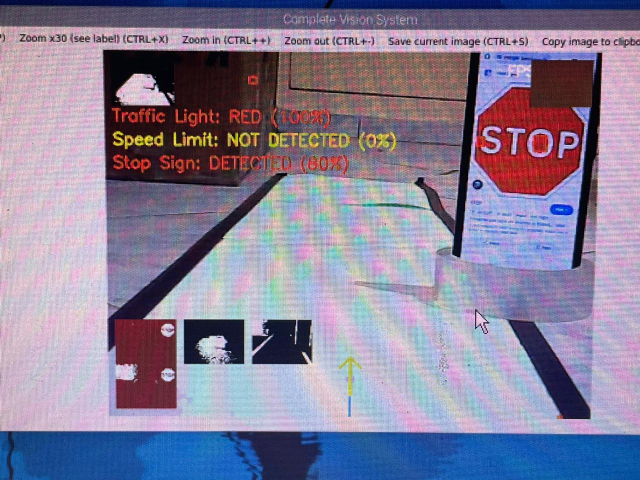
#> input picture OpenCV_detection.jpeg, 1280 x 960 px, given in place of the camera (shown at 1/2 size)
$ python complete_advanced_vision_system.py
#> lines starting #> are read from the running program, lines starting #| are printed output that depends on the picture; after the words box and inside, x2 and y2 are one past the last pixel; in counts of white or black regions, pixels touching at a corner belong together
#!/usr/bin/env python3
"""
Complete Advanced Vision System
Integrates lane detection, advanced traffic light detection, speed limit sign detection,
and partial stop sign detection with improved tracking and detection algorithms.
"""

import cv2
import numpy as np
import time
import os
from collections import deque

class CompleteVisionSystem:
    def __init__(self, camera_id=0, resolution=(640, 480)):
        """Initialize the complete vision system"""
#> in run, frame is the input picture: shape (960, 1280, 3); mean B, G, R 153.8, 128.6, 136.1
        self.camera = cv2.VideoCapture(camera_id)
        self.camera.set(cv2.CAP_PROP_FRAME_WIDTH, resolution[0])
        self.camera.set(cv2.CAP_PROP_FRAME_HEIGHT, resolution[1])

        # Performance tracking
        self.fps = 0
        self.frame_count = 0
        self.start_time = time.time()

        # Lane detection parameters
        self.lane_lower_white = np.array([0, 0, 180])
        self.lane_upper_white = np.array([180, 40, 255])

        # Traffic light detection parameters
        self.red_hue_ranges = [(0, 10, 'red'), (170, 180, 'red')]  # Red split due to hue wrap-around
        self.green_hue_range = [(35, 85, 'green')]  # Green
        self.all_hue_ranges = self.red_hue_ranges + self.green_hue_range
        self.prev_lights = []
        self.skip_frames = 2  # Process every 2nd frame for performance

        # Speed limit sign detection parameters
        self.speed_red_lower = np.array([0, 100, 100])
        self.speed_red_upper = np.array([10, 255, 255])
        self.speed_red_lower2 = np.array([170, 100, 100])
        self.speed_red_upper2 = np.array([180, 255, 255])
        self.speed_white_lower = np.array([0, 0, 200])
        self.speed_white_upper = np.array([180, 30, 255])
        self.speed_black_lower = np.array([0, 0, 0])
        self.speed_black_upper = np.array([180, 255, 70])

        # Stop sign detection parameters
        self.stop_red_lower1 = np.array([0, 70, 50])
        self.stop_red_upper1 = np.array([10, 255, 255])
        self.stop_red_lower2 = np.array([170, 70, 50])
        self.stop_red_upper2 = np.array([180, 255, 255])

        # Detection history for temporal filtering
        self.history_length = 5
        self.traffic_light_history = []
        self.traffic_light_status = "UNKNOWN"
        self.traffic_light_confidence = 0

        self.speed_limit_history = []
        self.speed_limit_detected = False
        self.speed_limit_confidence = 0

        self.stop_detection_history = []
        self.stop_sign_detected = False
        self.stop_detection_confidence = 0

        # Lane detection history for temporal filtering
        self.lane_direction_history = []
        self.current_direction = "UNKNOWN"

        # Display options
        self.show_masks = True

        print("Complete Vision System Initialized")
        print(f"Camera resolution: {resolution}")

    def get_binary_mask(self, img):
        """Returns a binary mask of white-ish road area with improved stability"""
        hsv = cv2.cvtColor(img, cv2.COLOR_BGR2HSV)
#> hsv: shape (960, 1280, 3); mean H, S, V 121, 86.1, 164.6
        mask = cv2.inRange(hsv, self.lane_lower_white, self.lane_upper_white)
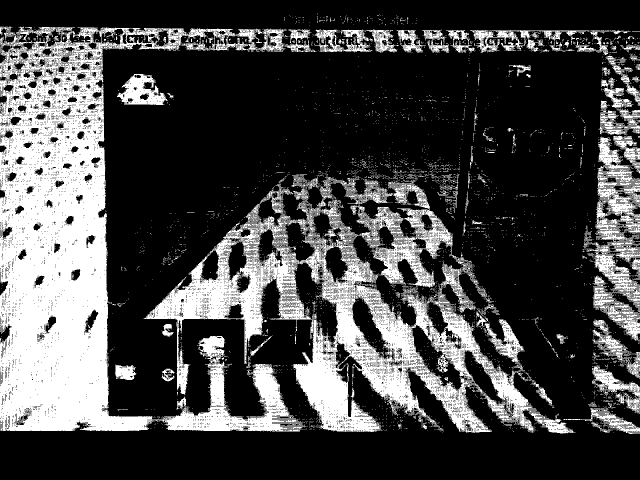
#> mask: shape (960, 1280) (shown at 1/2 size); 28.2% white; 6488 white regions (6275 under 20 px), largest, box (x1, y1, x2, y2) and area: (0, 53, 612, 863) 170144, (287, 408, 1080, 866) 88321, (743, 364, 906, 575) 9962

        # Apply morphological operations to reduce noise and improve stability
        kernel = np.ones((5, 5), np.uint8)
        mask = cv2.morphologyEx(mask, cv2.MORPH_CLOSE, kernel)  # Close gaps
#> mask: shape (960, 1280); 36.9% white; 615 white regions (543 under 20 px), largest, box (x1, y1, x2, y2) and area: (0, 53, 1280, 867) 426227, (1127, 638, 1280, 868) 13018, (234, 148, 336, 210) 3817
        mask = cv2.morphologyEx(mask, cv2.MORPH_OPEN, kernel)   # Remove noise
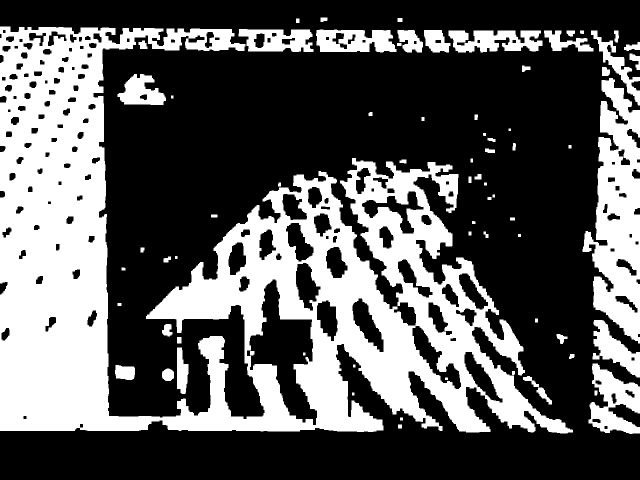
#> mask: shape (960, 1280) (shown at 1/2 size); 35.9% white; 72 white regions

        return mask

    def find_lane_contours(self, mask):
        """Finds contours in binary mask and returns the largest contour"""
        contours, _ = cv2.findContours(mask, cv2.RETR_EXTERNAL, cv2.CHAIN_APPROX_SIMPLE)
#> contours = 69 contours, 1 with area under 20; largest, box (x1, y1, x2, y2) and area: (0, 53, 1146, 867) 416516, (1165, 156, 1280, 687) 36620, (1177, 727, 1280, 868) 8069, (632, 59, 793, 105) 5902, (897, 61, 1085, 105) 5468
        if not contours:
            return None
        return max(contours, key=cv2.contourArea)

    # [72 lines left out: functions detect_traffic_lights, track_lights, not called in this run]

    def detect_speed_limit(self, frame):
        """Detect speed limit signs in the frame"""
        output = frame.copy()
        hsv = cv2.cvtColor(frame, cv2.COLOR_BGR2HSV)

        # Red mask (for the outer circle)
        mask1 = cv2.inRange(hsv, self.speed_red_lower, self.speed_red_upper)
        mask2 = cv2.inRange(hsv, self.speed_red_lower2, self.speed_red_upper2)
        red_mask = cv2.bitwise_or(mask1, mask2)

        # White mask (for the inner circle)
        white_mask = cv2.inRange(hsv, self.speed_white_lower, self.speed_white_upper)

        # Black mask (for the text/numbers)
        black_mask = cv2.inRange(hsv, self.speed_black_lower, self.speed_black_upper)

        # Apply morphological operations to clean up masks
        kernel = np.ones((5, 5), np.uint8)
        red_mask = cv2.morphologyEx(red_mask, cv2.MORPH_OPEN, kernel)
        red_mask = cv2.morphologyEx(red_mask, cv2.MORPH_CLOSE, kernel)
        white_mask = cv2.morphologyEx(white_mask, cv2.MORPH_OPEN, kernel)
        white_mask = cv2.morphologyEx(white_mask, cv2.MORPH_CLOSE, kernel)
        black_mask = cv2.morphologyEx(black_mask, cv2.MORPH_OPEN, kernel)
        black_mask = cv2.morphologyEx(black_mask, cv2.MORPH_CLOSE, kernel)

        # Find contours in red mask
        contours, _ = cv2.findContours(red_mask, cv2.RETR_EXTERNAL, cv2.CHAIN_APPROX_SIMPLE)

        # Current frame detection status
        current_detection = False

        for cnt in contours:
            area = cv2.contourArea(cnt)
            if area < 1000:  # Filter small contours
                continue

            # Check circularity
            perimeter = cv2.arcLength(cnt, True)
            if perimeter == 0:
                continue
            circularity = 4 * np.pi * (area / (perimeter * perimeter))
            if circularity < 0.5:  # Relaxed circularity check
                continue

            # Get bounding rectangle
            x, y, w, h = cv2.boundingRect(cnt)
            aspect_ratio = float(w) / h
            if aspect_ratio < 0.7 or aspect_ratio > 1.3:  # Relaxed aspect ratio check
                continue

            # Check if there's white inside the red contour
            mask_roi = white_mask[y:y+h, x:x+w]
            white_area = cv2.countNonZero(mask_roi)
            if white_area < 0.3 * area:
                continue

            # Check if there's black text inside the white area
            black_roi = black_mask[y:y+h, x:x+w]
            black_area = cv2.countNonZero(black_roi)
            if black_area < 0.05 * area:
                continue

            # Draw rectangle around the sign
            cv2.rectangle(output, (x, y), (x + w, y + h), (0, 255, 0), 2)
            cv2.putText(output, "Speed Limit: 30", (x, y - 10),
                        cv2.FONT_HERSHEY_SIMPLEX, 0.5, (0, 255, 0), 2)

            # Add confidence percentage
            confidence_text = f"{int(self.speed_limit_confidence * 100)}%"
            cv2.putText(output, confidence_text, (x, y + h + 20),
                       cv2.FONT_HERSHEY_SIMPLEX, 0.5, (255, 255, 255), 1)

            # Mark as detected in this frame
            current_detection = True

        # Update detection history
        self.speed_limit_history.append(current_detection)
        if len(self.speed_limit_history) > self.history_length:
            self.speed_limit_history.pop(0)

        # Apply temporal filtering (majority vote)
        if self.speed_limit_history:
            # Count occurrences of detection
            detection_count = sum(self.speed_limit_history)

            # Calculate confidence
            self.speed_limit_confidence = detection_count / len(self.speed_limit_history)

            # Update detection state if confidence is high enough
            if self.speed_limit_confidence > 0.6:  # More than 60% of recent frames show detection
                self.speed_limit_detected = True
            else:
                self.speed_limit_detected = False

        return output, red_mask, white_mask, black_mask

    def detect_stop_sign(self, frame):
        """Detect partial stop signs in the frame with relaxed parameters"""
        output = frame.copy()
        hsv = cv2.cvtColor(frame, cv2.COLOR_BGR2HSV)

        # Red color mask
        mask1 = cv2.inRange(hsv, self.stop_red_lower1, self.stop_red_upper1)
        mask2 = cv2.inRange(hsv, self.stop_red_lower2, self.stop_red_upper2)
        red_mask = cv2.bitwise_or(mask1, mask2)

        kernel = cv2.getStructuringElement(cv2.MORPH_ELLIPSE, (5,5))
        red_mask = cv2.morphologyEx(red_mask, cv2.MORPH_CLOSE, kernel)
        red_mask = cv2.morphologyEx(red_mask, cv2.MORPH_OPEN, kernel)

        contours, _ = cv2.findContours(red_mask, cv2.RETR_EXTERNAL, cv2.CHAIN_APPROX_SIMPLE)

        # Current frame detection status
        current_detection = False

        for cnt in contours:
            area = cv2.contourArea(cnt)
            if area < 1000:  # Reduced minimum area for better detection
                continue

            peri = cv2.arcLength(cnt, True)
            approx = cv2.approxPolyDP(cnt, 0.02 * peri, True)

            # Accept polygons with 5 to 8 sides (partial octagons)
            if 5 <= len(approx) <= 8:
                x, y, w, h = cv2.boundingRect(approx)
                aspect_ratio = float(w) / h

                # Relaxed aspect ratio check (stop sign roughly square)
                if 0.6 <= aspect_ratio <= 1.4:
                    hull = cv2.convexHull(cnt)
                    hull_area = cv2.contourArea(hull)
                    solidity = float(area) / hull_area if hull_area != 0 else 0

                    # Relaxed solidity check
                    if solidity >= 0.75:
                        cv2.drawContours(output, [approx], -1, (0, 255, 0), 4)
                        cv2.putText(output, "STOP SIGN", (x, y - 15),
                                    cv2.FONT_HERSHEY_SIMPLEX, 0.8, (0, 255, 0), 3)

                        # Add confidence percentage
                        confidence_text = f"{int(self.stop_detection_confidence * 100)}%"
                        cv2.putText(output, confidence_text, (x, y + h + 20),
                                   cv2.FONT_HERSHEY_SIMPLEX, 0.5, (255, 255, 255), 1)

                        # Mark as detected in this frame
                        current_detection = True

        # Update detection history
        self.stop_detection_history.append(current_detection)
        if len(self.stop_detection_history) > self.history_length:
            self.stop_detection_history.pop(0)

        # Apply temporal filtering (majority vote)
        if self.stop_detection_history:
            # Count occurrences of detection
            detection_count = sum(self.stop_detection_history)

            # Calculate confidence
            self.stop_detection_confidence = detection_count / len(self.stop_detection_history)

            # Update detection state if confidence is high enough
            if self.stop_detection_confidence > 0.6:  # More than 60% of recent frames show detection
                self.stop_sign_detected = True
            else:
                self.stop_sign_detected = False

        return output, red_mask

    def get_direction(self, center_x, image_center_x, threshold=30):
        """Determine direction based on lane center position"""
        offset = center_x - image_center_x
        if abs(offset) < threshold:
            return "STRAIGHT"
        elif offset < 0:
            return "LEFT"
        else:
            return "RIGHT"

    def process_lane_detection(self, frame):
        """Process lane detection and return visualization with temporal filtering"""
        # Create a copy for visualization
        output = frame.copy()
        overlay = np.zeros_like(frame)

        # Get binary mask and find contours
        lane_mask = self.get_binary_mask(frame)
        contour = self.find_lane_contours(lane_mask)
#> contour = contour of 3117 points, box (x1, y1, x2, y2) (0, 53, 1146, 867), area 416516

        # Default direction if no contour found
        detected_direction = "UNKNOWN"

        if contour is not None and cv2.contourArea(contour) > 300:
            # Paint lane region
            cv2.drawContours(overlay, [contour], -1, (0, 255, 0), thickness=cv2.FILLED)
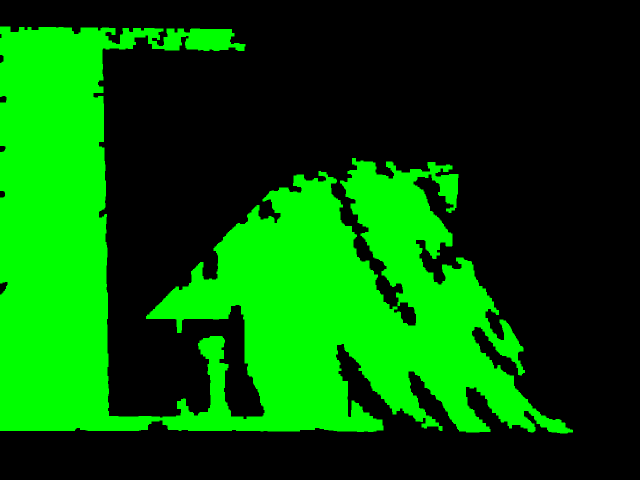
#> overlay: shape (960, 1280, 3) (shown at 1/2 size); mean of channels 0, 1, 2 0, 87.6, 0; drawn as B, G, R

            pts = contour[:, 0, :]
#> pts = 3117 pairs, first value 0 to 1145, second value 53 to 866
            left = pts[np.argmin(pts[:, 0])]
#> left = [0, 53]
            right = pts[np.argmax(pts[:, 0])]
#> right = [1145, 864]

            # Visual points
            cv2.circle(output, tuple(left), 5, (0, 0, 255), -1)
#> output: shape (960, 1280, 3); under 0.01% of pixels changed, all inside (x1, y1, x2, y2) = (0, 48, 6, 59)
            cv2.circle(output, tuple(right), 5, (0, 0, 255), -1)
#> output: shape (960, 1280, 3); mean B, G, R 153.8, 128.6, 136.1

            center = ((left[0] + right[0]) // 2, (left[1] + right[1]) // 2)
#> center = (572, 458)
            cv2.circle(output, center, 6, (255, 0, 255), -1)
#> output: shape (960, 1280, 3); mean B, G, R 153.8, 128.6, 136.1

            # Image center line
            img_center_x = output.shape[1] // 2
            cv2.line(output, (img_center_x, output.shape[0]), center, (255, 0, 0), 2)
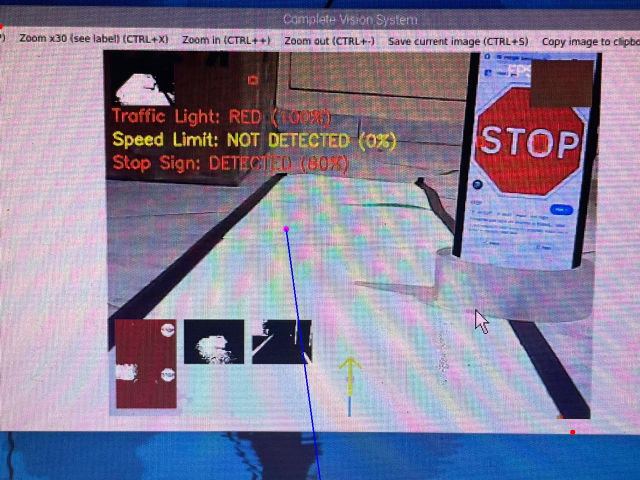
#> output: shape (960, 1280, 3) (shown at 1/2 size); mean B, G, R 153.9, 128.4, 135.9

            # Direction determination
            detected_direction = self.get_direction(center[0], img_center_x)
#> in get_direction, `offset = center_x - image_center_x`: offset = -68
#> detected_direction = 'LEFT'

        # Apply temporal filtering to direction
        self.lane_direction_history.append(detected_direction)
        if len(self.lane_direction_history) > self.history_length:
            self.lane_direction_history.pop(0)

        # Only change direction if we have consistent readings
        if len(self.lane_direction_history) >= 3:
            # Count occurrences of each direction
            direction_counts = {}
            for direction in self.lane_direction_history:
                if direction not in direction_counts:
                    direction_counts[direction] = 0
                direction_counts[direction] += 1

            # Find the most common direction
            max_count = 0
            max_direction = "UNKNOWN"
            for direction, count in direction_counts.items():
                if count > max_count:
                    max_count = count
                    max_direction = direction

            # Only update if the most common direction appears at least 60% of the time
            if max_count >= len(self.lane_direction_history) * 0.6:
                self.current_direction = max_direction

        # Blend overlay
        blended = cv2.addWeighted(output, 1, overlay, 0.4, 0)
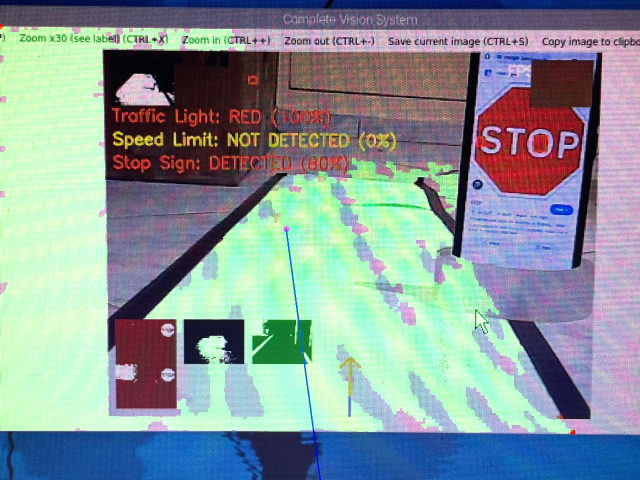
#> blended: shape (960, 1280, 3) (shown at 1/2 size); mean B, G, R 153.9, 151.6, 135.9

        return blended, lane_mask

    def run(self):
        """Run the complete vision system"""
        try:
            while True:
                # Capture frame
                ret, frame = self.camera.read()
                if not ret:
                    print("Failed to capture frame")
                    break

                # Process lane detection
                lane_output, lane_mask = self.process_lane_detection(frame)

                # Process traffic light detection (every few frames for performance)
                self.frame_count += 1
                if self.frame_count % self.skip_frames == 0:
                    # Detect traffic lights
                    detected_lights = self.detect_traffic_lights(frame, self.all_hue_ranges)
                    # Track lights across frames
                    self.prev_lights, current_lights = self.track_lights(self.prev_lights, detected_lights)
                else:
                    current_lights = self.prev_lights  # Use previous detections for skipped frames

                # Get dominant traffic light
                max_intensity = 0
                dominant_light = None
                for light in current_lights:
                    x, y, w, h = light['bbox']
                    color = (0, 0, 255) if light['color'] == 'red' else (0, 255, 0)
                    cv2.rectangle(lane_output, (x, y), (x + w, y + h), color, 2)
                    if light['intensity'] > max_intensity:
                        max_intensity = light['intensity']
                        dominant_light = light
#> after the loop, max_intensity = 0

                # Update traffic light status
                if dominant_light and max_intensity > 0.3:
                    current_status = dominant_light['color'].upper()
                else:
                    current_status = "NONE"

                # Apply temporal filtering to traffic light status
                self.traffic_light_history.append(current_status)
                if len(self.traffic_light_history) > self.history_length:
                    self.traffic_light_history.pop(0)

                # Count occurrences of each status
                if self.traffic_light_history:
                    status_counts = {}
                    for status in self.traffic_light_history:
                        if status not in status_counts:
                            status_counts[status] = 0
                        status_counts[status] += 1

                    # Find most common status
                    max_count = 0
                    for status, count in status_counts.items():
                        if count > max_count:
                            max_count = count
                            self.traffic_light_status = status

                    # Calculate confidence
                    self.traffic_light_confidence = max_count / len(self.traffic_light_history)

                # Process speed limit sign detection
                speed_output, speed_red_mask, speed_white_mask, speed_black_mask = self.detect_speed_limit(frame)
#> in detect_speed_limit, `black_mask = cv2.morphologyEx(black_mask, cv2.MORPH_CLOSE, kernel)`:
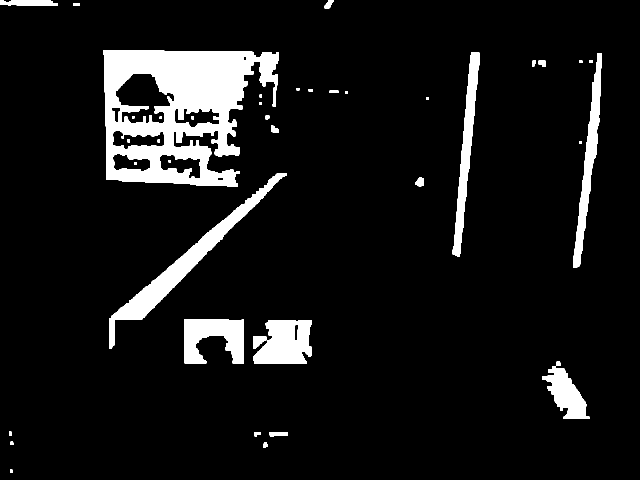
#> black_mask: shape (960, 1280) (shown at 1/2 size); 8.6% white; 40 white regions
#> in detect_speed_limit, `contours, _ = cv2.findContours(red_mask, cv2.RETR_EXTERNAL, cv2.CHAIN_..`: contours = 37 contours, 2 with area under 20; largest, box (x1, y1, x2, y2) and area: (952, 178, 1164, 388) 23762, (231, 640, 290, 678) 1434, (459, 218, 523, 250) 1401, (434, 310, 554, 340) 1124, (268, 742, 310, 813) 1051
#> the loop in detect_speed_limit, `for cnt in contours:` made 37 passes
#> area on passes 3, 5, 7, 9, 10, 11, 12, 13: 306, 81, 41.5, 33, 157, 93.5, 650, 54.5

                # Process stop sign detection
                stop_output, stop_mask = self.detect_stop_sign(frame)
#> in detect_stop_sign, `mask1 = cv2.inRange(hsv, self.stop_red_lower1, self.stop_red_upper1)`:
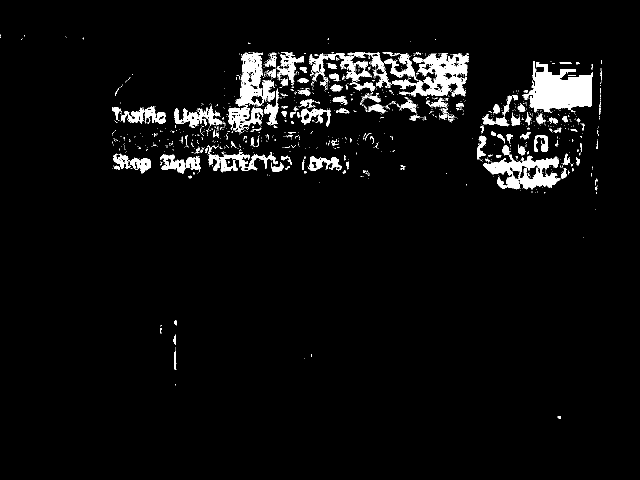
#> mask1: shape (960, 1280) (shown at 1/2 size); 4.4% white; 1605 white regions (1463 under 20 px), largest, box (x1, y1, x2, y2) and area: (1045, 123, 1185, 225) 8584, (966, 309, 1121, 379) 5228, (456, 104, 527, 265) 4539
#> (the rest of the program and of its run is left out)
